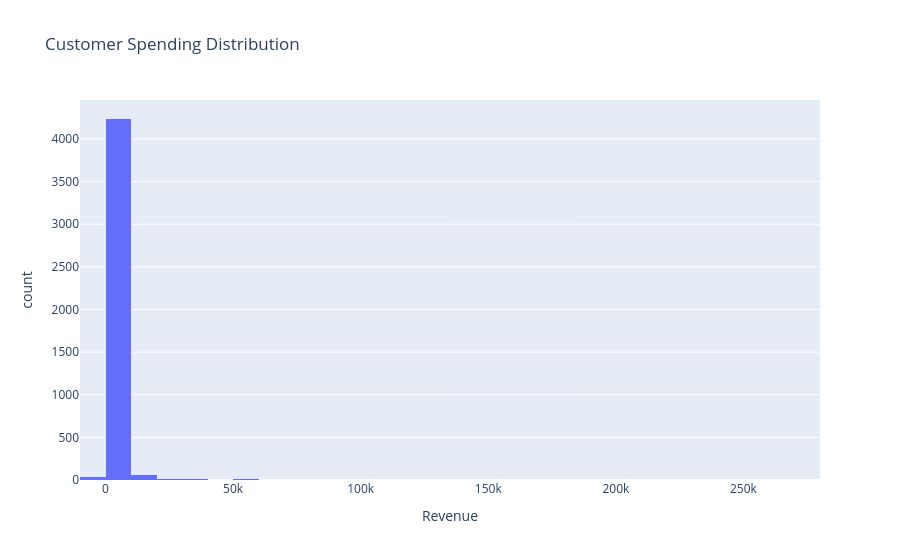

Notebook source saved alongside this figure:
### Markdown cell above
Customer Spending Distribution

### Code cell
customer_sales = (
    df.groupby("CustomerID")["Revenue"]
    .sum()
    .reset_index()
)

fig = px.histogram(
    customer_sales,
    x="Revenue",
    nbins=50,
    title="Customer Spending Distribution"
)

fig.show()

### Figure 1 — Plotly figure (JSON) as saved in the notebook; plotly's stock layout.template omitted (floating-point values rounded to 4 significant figures; data arrays with more than 128 entries replaced by an {"elided": "..."} marker saying what was removed)
{"data": [{"bingroup": "x", "hovertemplate": "Revenue=%{x}<br>count=%{y}<extra></extra>", "legendgroup": "", "marker": {"color": "#636efa", "pattern": {"shape": ""}}, "name": "", "nbinsx": 50, "orientation": "v", "showlegend": false, "x": {"elided": "4372 float values"}, "xaxis": "x", "yaxis": "y", "type": "histogram"}], "layout": {"xaxis": {"anchor": "y", "domain": [0.0, 1.0], "title": {"text": "Revenue"}}, "yaxis": {"anchor": "x", "domain": [0.0, 1.0], "title": {"text": "count"}}, "legend": {"tracegroupgap": 0}, "title": {"text": "Customer Spending Distribution"}, "barmode": "relative"}}
